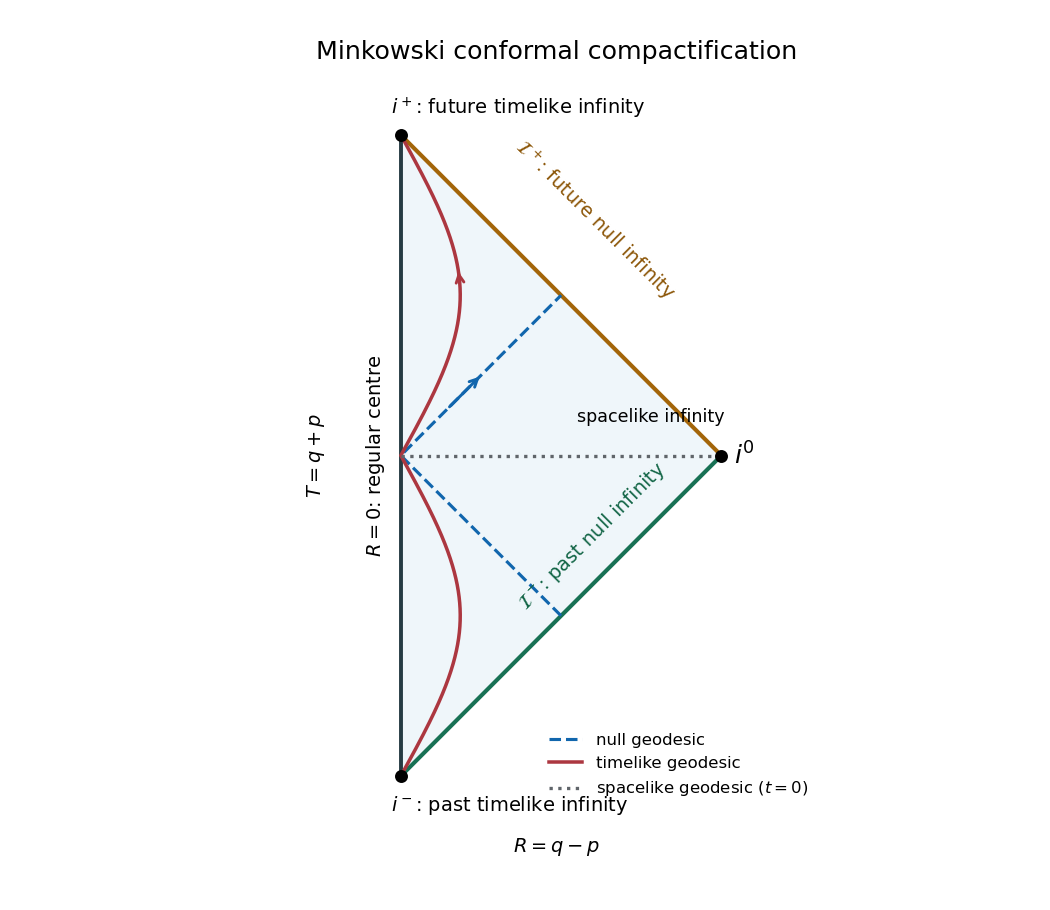

Write Python code to recreate this figure.
"""Draw Minkowski's radial Penrose triangle. Python 3.14; root dependencies.

Writes paper-52-penrose.png only in the caller's working directory.
MPLCONFIGDIR is preserved; all geometry follows p=atan(t-r), q=atan(t+r).
"""
import numpy as np
import matplotlib.pyplot as plt

pi = np.pi
fig, ax = plt.subplots(figsize=(7.5, 6.5), dpi=140, facecolor='white')
ax.set_facecolor('white')
ax.fill([0, pi, 0], [-pi, 0, pi], color='#eff6fa', zorder=0)
ax.plot([0, 0], [-pi, pi], color='#263b43', lw=2)
ax.plot([0, pi], [pi, 0], color='#a36509', lw=2.1)
ax.plot([0, pi], [-pi, 0], color='#177154', lw=2.1)
ax.scatter([0, pi, 0], [pi, 0, -pi], color='black', s=32, zorder=5)
ax.text(-.10, pi+.20, r'$i^+$: future timelike infinity', ha='left', fontsize=10)
ax.text(-.10, -pi-.34, r'$i^-$: past timelike infinity', ha='left', fontsize=10)
ax.text(pi+.12, 0, r'$i^0$', fontsize=13, va='center')
ax.text(2.45, .33, 'spacelike infinity', fontsize=9, ha='center')
ax.text(1.90, 1.53, r'$\mathcal{I}^+$: future null infinity', color='#8c5608',
        rotation=-45, ha='center', fontsize=10)
ax.text(1.88, -1.50, r'$\mathcal{I}^-$: past null infinity', color='#126546',
        rotation=45, ha='center', fontsize=10)
ax.text(-.25, 0, r'$R=0$: regular centre', rotation=90, va='center', ha='center', fontsize=10)
# One null geodesic through the centre, with incoming and outgoing radial halves.
ax.plot([pi/2, 0, pi/2], [-pi/2, 0, pi/2], '--', color='#1166ad', lw=1.6,
        label='null geodesic')
ax.annotate('', xy=(.80, .80), xytext=(.45, .45),
            arrowprops={'arrowstyle': '->', 'color': '#1166ad', 'lw': 1.5})
# A complete inertial worldline: x=0.55 t, so r=|x| in the radial quotient.
s = np.linspace(-pi/2+.001, pi/2-.001, 2201)
t = np.tan(s)
r = .55*np.abs(t)
p = np.arctan(t-r)
q = np.arctan(t+r)
T, R = p+q, q-p
ax.plot(R, T, color='#ac3740', lw=1.8, label='timelike geodesic')
ix = np.searchsorted(T, 1.8)
ax.annotate('', xy=(R[ix+15], T[ix+15]), xytext=(R[ix-15], T[ix-15]),
            arrowprops={'arrowstyle': '->', 'color': '#ac3740', 'lw': 1.5})
ax.plot([0, pi], [0, 0], ':', color='#60656a', lw=1.7, label='spacelike geodesic ($t=0$)')
ax.set_xlim(-.65, pi+.56)
ax.set_ylim(-pi-.51, pi+.52)
ax.set_aspect('equal')
ax.set_xlabel(r'$R=q-p$')
ax.set_ylabel(r'$T=q+p$')
ax.set_title('Minkowski conformal compactification', fontsize=13, pad=12)
ax.set_xticks([])
ax.set_yticks([])
for spine in ax.spines.values():
    spine.set_visible(False)
ax.legend(loc='lower right', fontsize=8.5, frameon=False, bbox_to_anchor=(1.10, .02))
fig.subplots_adjust(left=.10, right=.96, bottom=.09, top=.91)
fig.savefig('paper-52-penrose.png', facecolor='white', transparent=False)
plt.close(fig)
